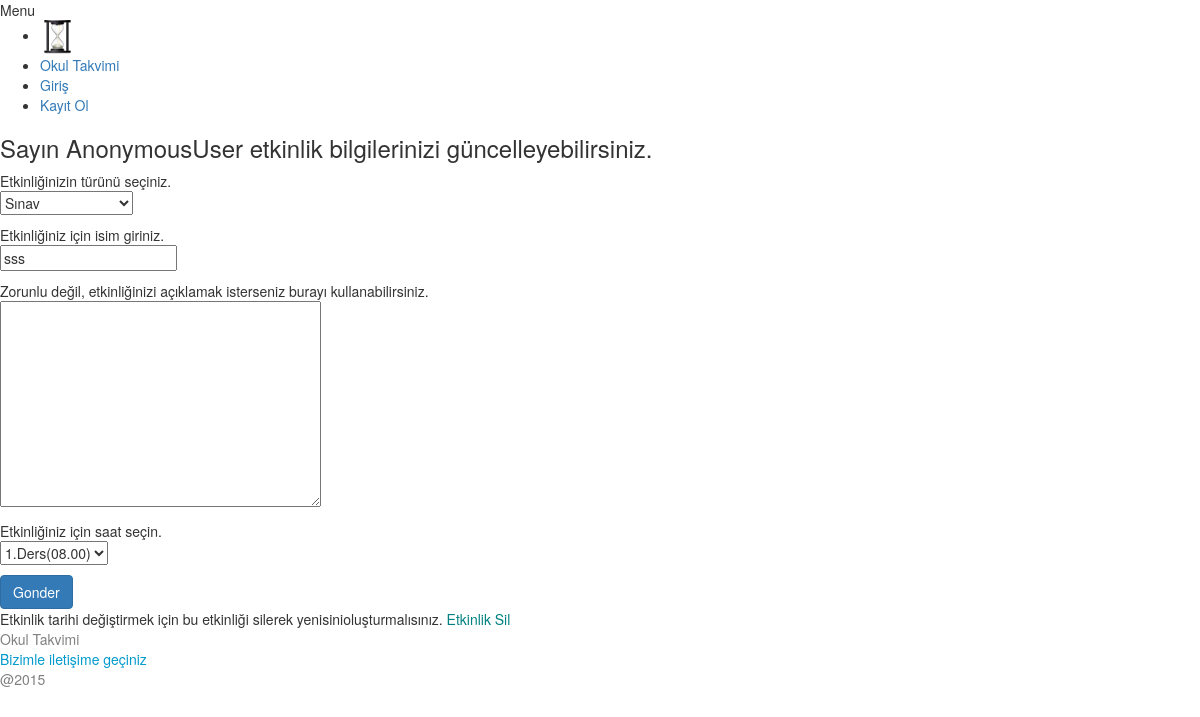
Page /update/3 on the committed database.
### schedule/models.py (models this page shows)
class Event(models.Model):
    event_type = models.PositiveSmallIntegerField(
        default=0,
        help_text=_('Choose your event type'),
        choices=EVENT_CHOICES)
    title = models.CharField(
        max_length=255,
        default="",
        help_text=_('Enter a name for your event'))
    content = models.TextField(
        blank=True,
        null=True,
        help_text=_('Not necessary,'
                    'if you want to explain your event you can use here.'))
    user = models.ForeignKey(User)
    created_time = models.DateTimeField(editable=True, auto_now_add=True)
    date = models.DateField()
    time = models.PositiveSmallIntegerField(
        default=0,
        help_text=_("Choose a time for your event"),
        choices=TIME_CHOICES)
    class Meta:
        ordering = ('time', )

### schedule/views.py (the view)
# urls.py: url(r'^update/(?P<id>\d+)$', 'update_event', name="update_event"),
def update_event(request, id):
    event = get_object_or_404(Event, id=id)
    if request.POST:
        form = UpdateEventForm(request.POST, instance=event)
        if form.is_valid():
            event = form.save(commit=False)
            event.user = request.user
            event.save()
            return HttpResponseRedirect(reverse('index'))
        else:
            messages.add_message(
                    request, messages.INFO,
                    (_("Please fill in the blanks")))
            return HttpResponseRedirect(reverse(
                    'update_event', args=[event.id]))
    else:
        form = UpdateEventForm(instance=event)
    return render(request, 'update_event.html', {'form': form, 'event': event})

### schedule/forms.py
class UpdateEventForm(forms.ModelForm):
    class Meta:
        model = Event
        exclude = ["user", "date", "decline"]

### no_crash/templates/update_event.html (shortened to what this page needs)
{% extends "base.html" %}
{% load i18n %}
{% block content %}
<div id="container2">
 	<div class="form mrl">
	<h3>{% blocktrans %}Dear {{user}} You can update your event info. {% endblocktrans %}</h3>
	<form method="post" action="">
	{% for field in form %}
	<div class="mgto">{{field.help_text}}<p>{{field}}<p></div>
	{% endfor %}
	<input type="submit" class="btn btn-primary" value="Gonder" />
	</form>
	</div>
	<div class="rightside">
	<a style="color:#008080;" href="{% url 'delete_event' event.id %}">{% trans 'Delete event' %} </a>
	</div>
</div>
{% endblock %}

### rows in the picture
Event: form "Sınav" "sss" "1.Ders(08.00)"

### other values in the picture
{{ field.help_text }} "Etkinliğinizin türünü seçiniz." "Etkinliğiniz için isim giriniz." "Zorunlu değil, etkinliğinizi açıklamak isterseniz burayı kullanabilirsiniz." "Etkinliğiniz için saat seçin."
